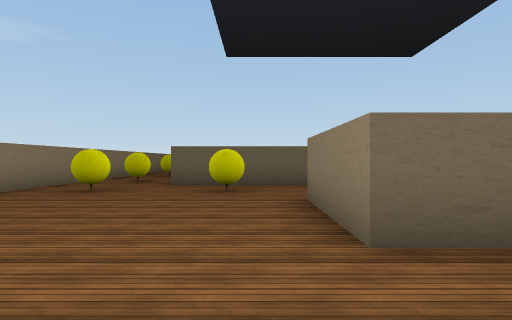
view 1 (above)

24 first-person views from a walk through a Unity game level. The camera is 1.3 m above the floor, looks level and sees 75° across. The floor is counted in squares, 2 m on a side. Each view is taken from the middle of a square. On the plan, view 1 faces up. The plan holds only what a view shows up to about 10 squares ahead; the rest is blank. The place goes on beyond the plan. The player is left out. Some animated figures are left out. Some surface patterns are stand-ins.

view 2
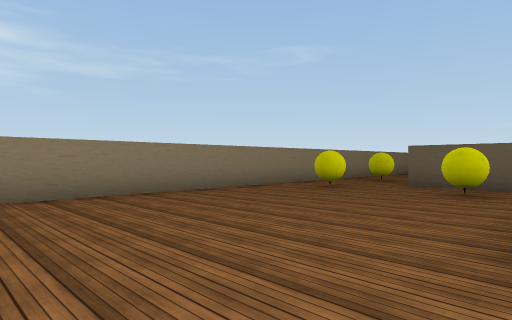

view 3
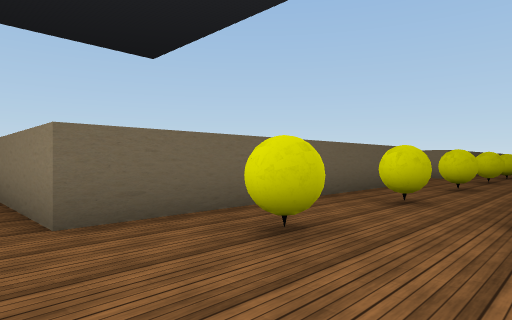

view 4
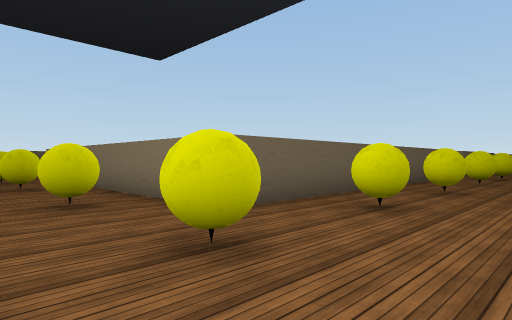

view 5
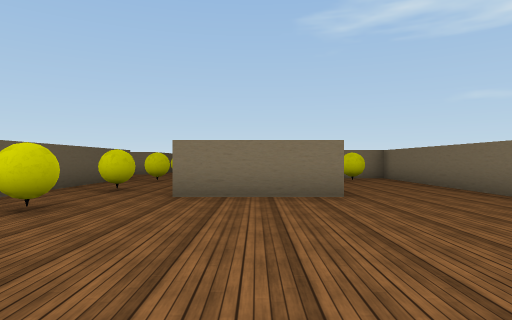

view 6
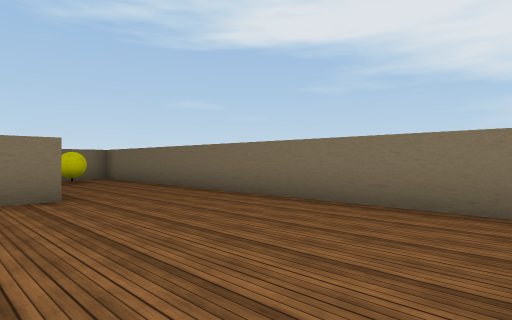

view 7
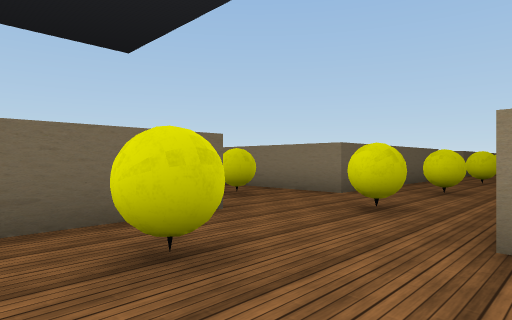

view 8
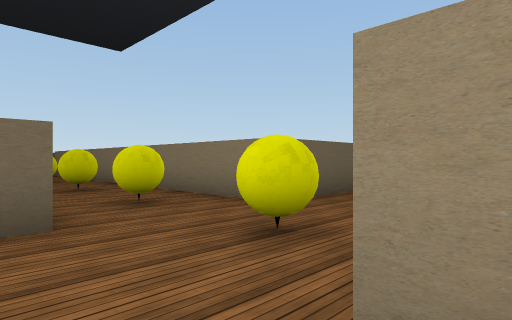

view 9
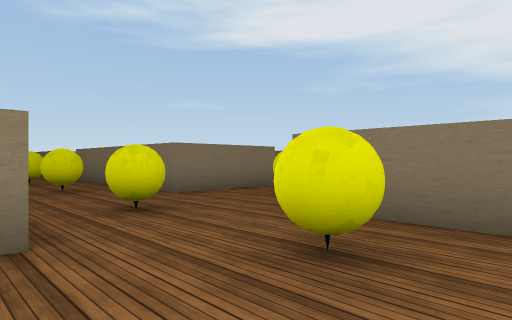

view 10
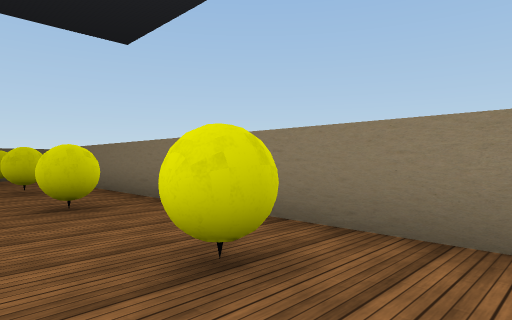

view 11
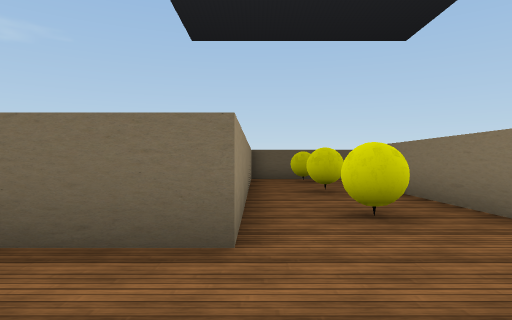

view 12
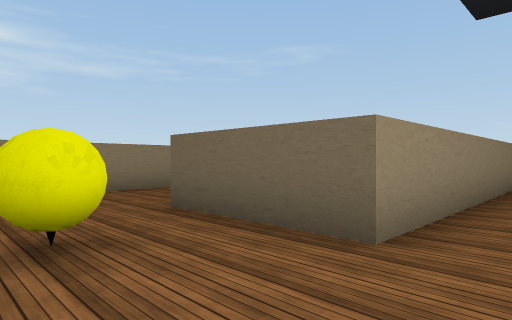

view 13
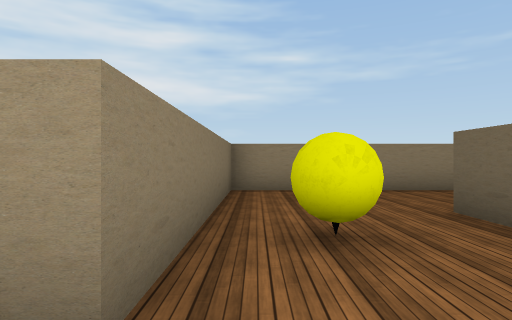

view 14
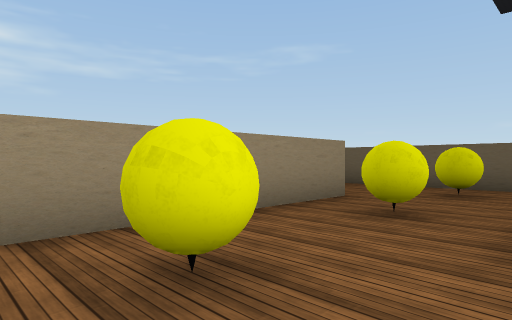

view 15
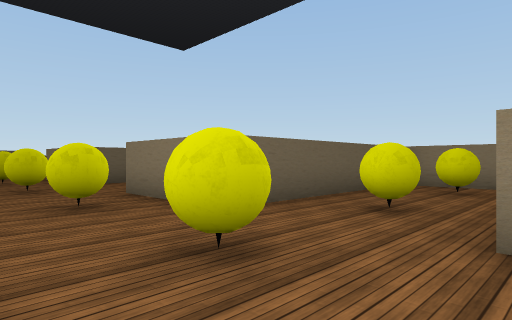

view 16
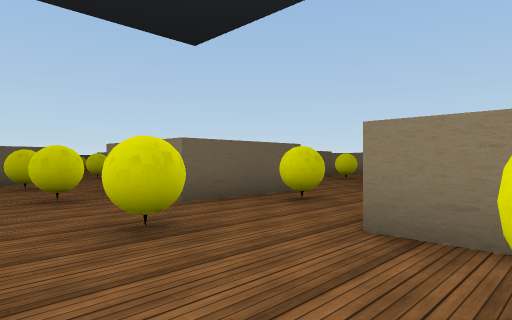

view 17
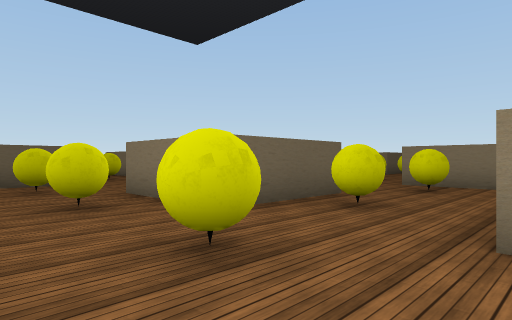

view 18
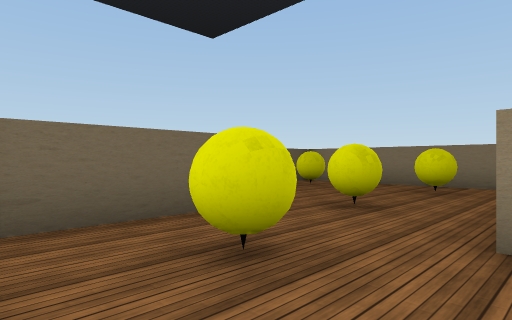

view 19
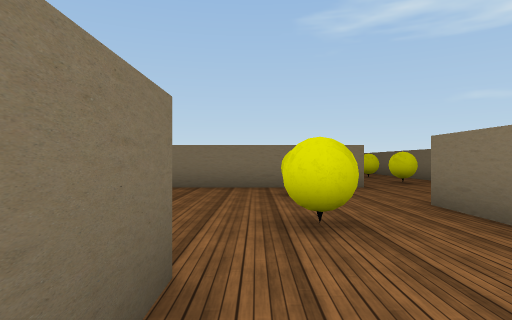

view 20
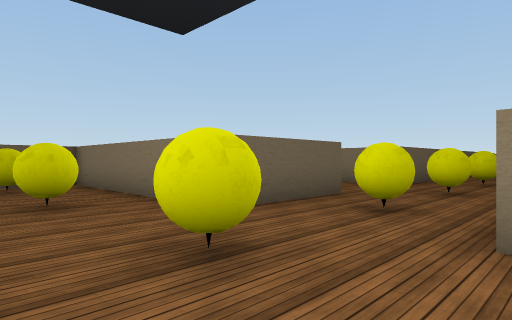

view 21
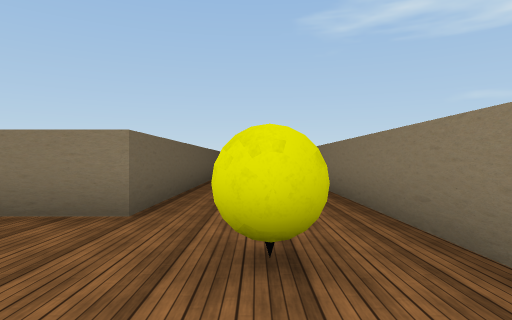

view 22
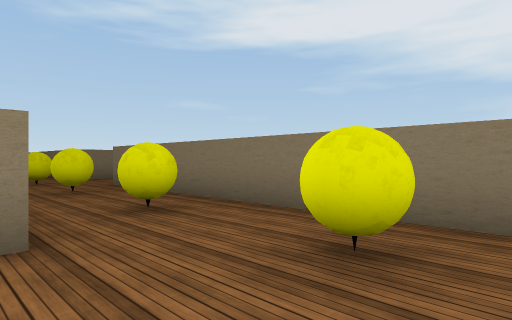

view 23
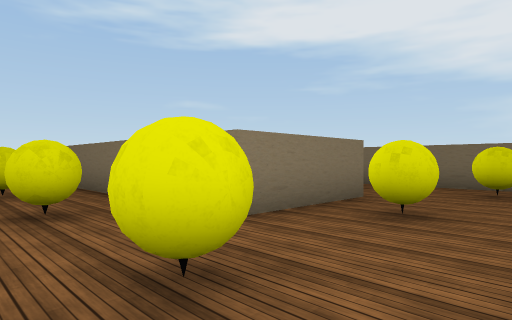

view 24
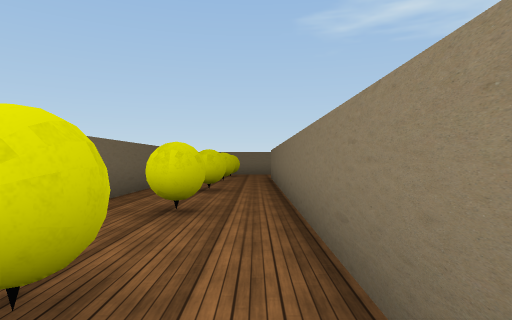

### Floor plan
Points are (right, up) in squares from view 1. A wall is a line through its corners. A room is listed if a view was taken in it or the views show most of it. See-through windows are left out.
Room 1 (views 1, 2, 3, 4, 5, 6, 7, 8, 9, 10, 11, 12, 13, 14, 15, 16, 17, 18, 19, 20, 21, 22, 23, 24)
walls: (6.8, 21.1) (6.8, 14.5) (3.8, 14.5); (3.8, 18.4) (3.8, 20.2); (3, 20.5) (-1.5, 20.5); (0.8, 17.5) (0.8, 11.5) (6.8, 11.5) (6.8, 11); (6.9, 8.5) (-2.2, 8.5) (-2.2, 13.4); (3.8, 24.4) (3.8, 26.5); (7.4, 26.5) (15.9, 26.5); (14.8, 8.5) (9.8, 8.5) (9.8, 19.4); (7.4, 5.5) (8.8, 5.5); (-2.2, 21.6) (-2.2, 23.5); (6.8, 5) (6.8, 5.5); (0.9, 26.5) (-2.2, 26.5) (-2.2, 29.5); (6.9, 29.5) (4.2, 29.5); (15.8, 5.5) (17.6, 5.5); (3.8, 29.4) (3.8, 35.5); (16, 29.5) (9.8, 29.5) (9.8, 32.5); (12.8, 2.4) (12.8, 5.5) (13.6, 5.5); (10.6, 32.5) (19.9, 32.5); (-0.8, 29.5) (0.9, 29.5); (-5.2, 9.6) (-5.2, 0.8); (2, 2.5) (0.8, 2.5) (0.8, 5.5); (-2.1, 32.5) (-4.6, 32.5); (-4.5, -0.5) (5, -0.5)
objects: other object (-4, 10); other object (-4, 14); other object (-4, 16); other object (-4, 19); other object (-4, 22); other object (-4, 25); other object (-4, 28); other object (-4, 31) to (-3, 31); other object (-3, 7); other object (-1, 7); other object (-1, 19); other object (-1, 25); other object (-1, 31); other object (2, 7); other object (2, 13); other object (2, 16); other object (2, 19); other object (2, 25); other object (2, 28); other object (2, 31); other object (2, 34); other object (5, 1); other object (5, 7); other object (5, 13); other object (5, 28); other object (8, 7); other object (8, 10); other object (8, 13); other object (8, 16); other object (8, 19); other object (8, 22); other object (8, 28); other object (9, 31); other object (9, 34); other object (11, 4); other object (11, 7); other object (11, 28); other object (11, 34); other object (14, 7); other object (14, 28); other object (14, 34); other object (17, 7); other object (17, 28); other object (17, 34); other object (20, 34)

Where each view was taken, in squares from view 1:
view 1: 0 up, 0 right, facing up
view 2: 0 up, 1 right, facing up-left
view 3: 5 up, 3 left, facing up-right
view 4: 5 up, 5 left, facing up-right
view 5: 4 up, 5 left, facing right
view 6: 4 up, 5 left, facing down-right
view 7: 5 up, 4 right, facing up-right
view 8: 5 up, 6 right, facing up-right
view 9: 9 up, 7 right, facing down-right
view 10: 11 up, 7 right, facing up-right
view 11: 12 up, 7 right, facing up
view 12: 12 up, 8 right, facing up-left
view 13: 12 up, 8 right, facing left
view 14: 12 up, 4 right, facing up-left
view 15: 17 up, 5 left, facing up-right
view 16: 22 up, 5 left, facing up-right
view 17: 23 up, 5 left, facing up-right
view 18: 29 up, 5 left, facing up-right
view 19: 32 up, 4 left, facing right
view 20: 26 up, 1 right, facing up-right
view 21: 28 up, 6 right, facing right
view 22: 30 up, 7 right, facing down-right
view 23: 35 up, 7 right, facing down-right
view 24: 33 up, 10 right, facing right
